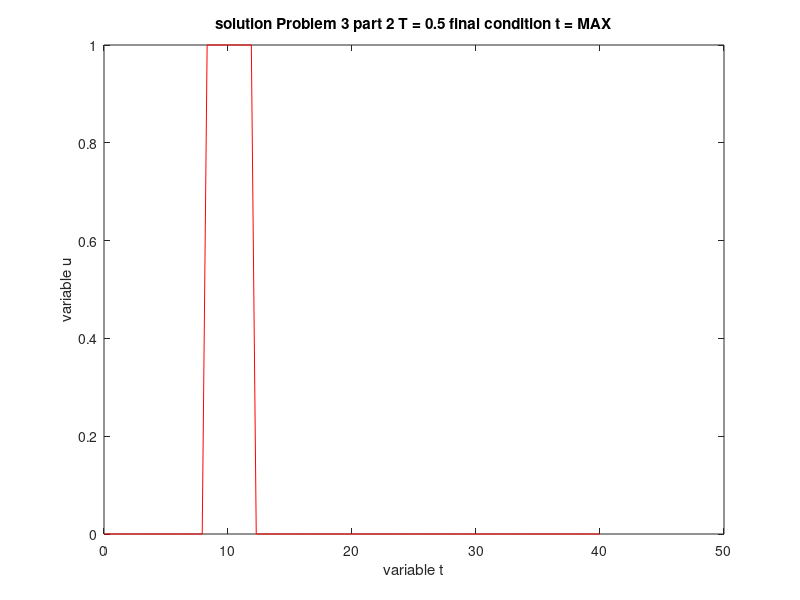
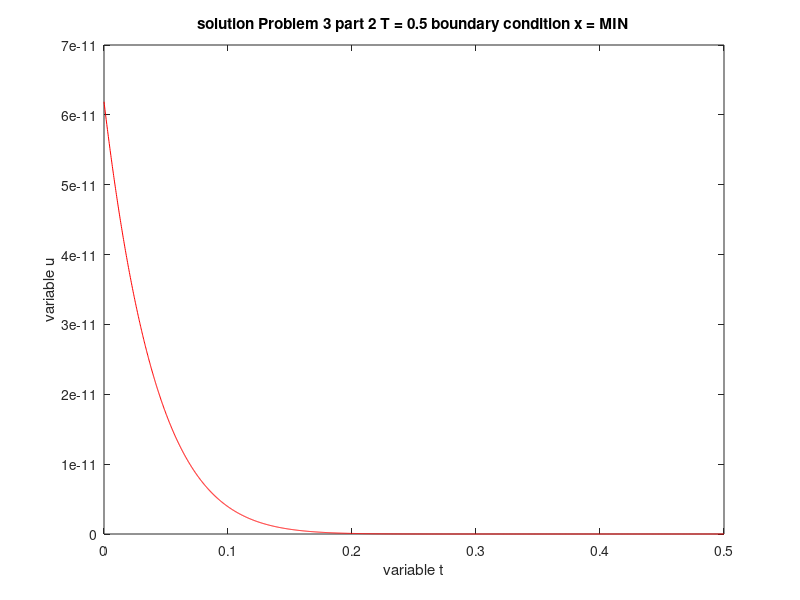
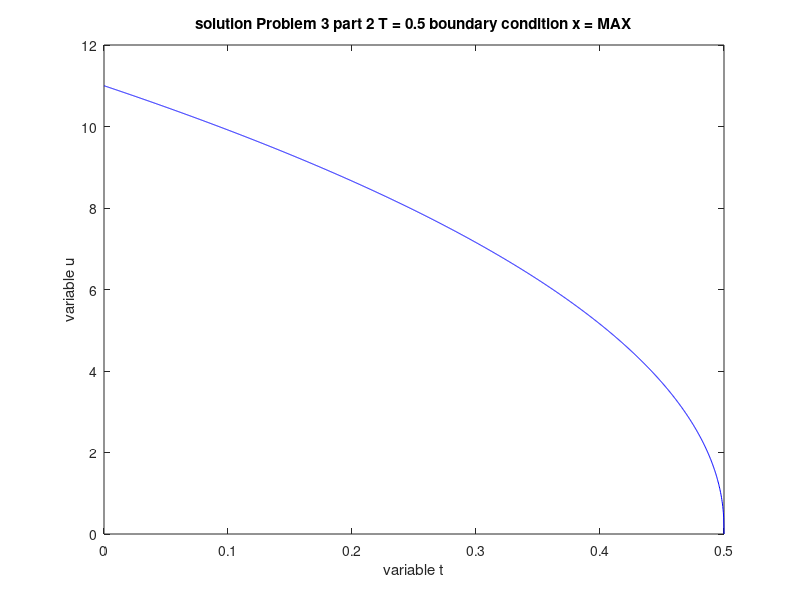
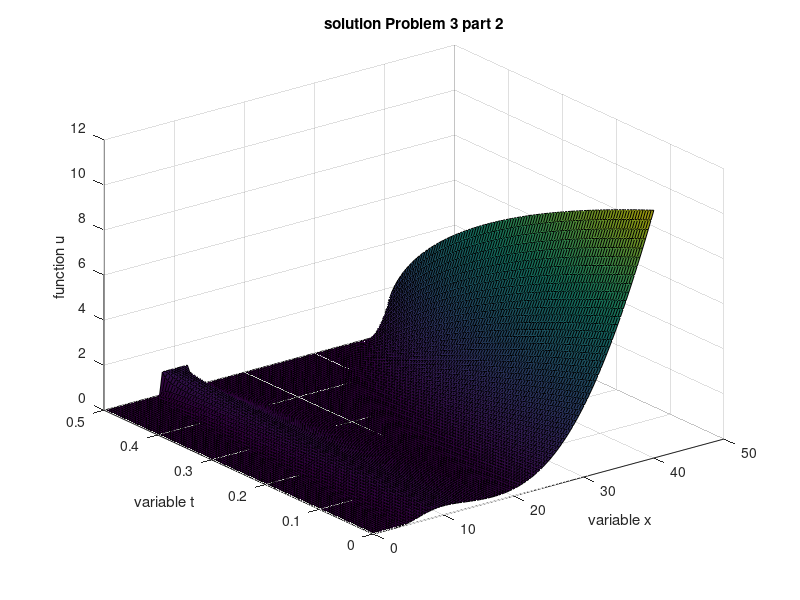

The MATLAB script that drew these images, in order: (Note: this script raises an error after producing the figures.)
x_0 = 0;  x_f = 40; %interval for x
t_0 = 0;  t_f = 0.5;  % interval for t 
sigma = 0.5;
r = 0.1; 
K = 10;

discretization_num_x = 100; % number of discretization 
discretization_num_t = 1999; % number of discretization
delta_x = (x_f - x_0)/(discretization_num_x+1); % delta x
delta_t = (t_f - t_0)/(discretization_num_t+1); % delta y

% definition of the x-values on axis
x(1) = x_0;
for q = 2:discretization_num_x + 2
    x(q) = x(q-1) + delta_x;   
end;

% definition of the t-values on axis
t(1) = t_0;
for q = 2:discretization_num_t + 2
    t(q) = t(q-1) + delta_t; 
end;


% Final bs-condition definition
for i = 1:discretization_num_x + 2;
    if (x(i)<=8 || x(i)>=12)
    u(discretization_num_t+2,i) = 0;
    else
    u(discretization_num_t+2,i) = 1;
    end;
end;
figure; plot(x, u(discretization_num_t+2,:), 'r'); xlabel('variable t'); ylabel('variable u'); title('solution Problem 3 part 2 T = 0.5 final condition t = MAX');


% dirichlet boundaries
for n = 1:discretization_num_t + 2;
   u(n,1) = 0;  % Go through all values of u for given x = x_0
   u(n,discretization_num_x + 2) = 0;
end;



% till this moment we have defined u(1,:), u(:,1), u(:,end) (defining all
% the surface including boundary conditions implementation - discretized)
for n = discretization_num_t+2:-1:2
    for i = 2:discretization_num_x + 1
        u(n-1,i) = u(n,i)-delta_t*r*u(n,i)+(delta_t/(2*delta_x))*r*x(i)*(u(n,i+1)-u(n,i-1))+(delta_t/(2*delta_x^2))*(sigma^2)*(x(i)^2)*(u(n,i+1)-2*u(n,i)+u(n,i-1));
    end; 
        u(n-1,1) = u(n-1,2);
        u(n-1,discretization_num_x+2) = u(n-1,discretization_num_x+1)+delta_x;
end;
  

figure; plot(t,u(:,1),'r');  xlabel('variable t'); ylabel('variable u'); title('solution Problem 3 part 2 T = 0.5 boundary condition x = MIN'); 
figure; plot(t,u(:,discretization_num_x + 2), 'b'); xlabel('variable t'); ylabel('variable u'); title('solution Problem 3 part 2 T = 0.5 boundary condition x = MAX');

%plotting and normalizing vectors
for j=1:101                      
    W(j,:) = u(20*(j-1)+1,:);
    tnew(j) = t(20*(j-1)+1);
end;


%tnew = (1:101)*t/(101);
figure;
surfl(x,tnew,W,'light'); xlabel('variable x'); ylabel('variable t'); zlabel('function u'); title('solution Problem 3 part 2');   

figure; plot(x,u(1,:)); xlabel('variable x'); ylabel('variable t'); zlabel('function u'); title('u(t,x) when t = 0');
figure; plot(x,u(discretization_num_t+2,:)); xlabel('variable x'); ylabel('variable t'); zlabel('function u'); title('u(t,x) when t = T'); 
display(showsolutionInPoint(10, t_0, u, x_0, delta_x, t_0, delta_t));